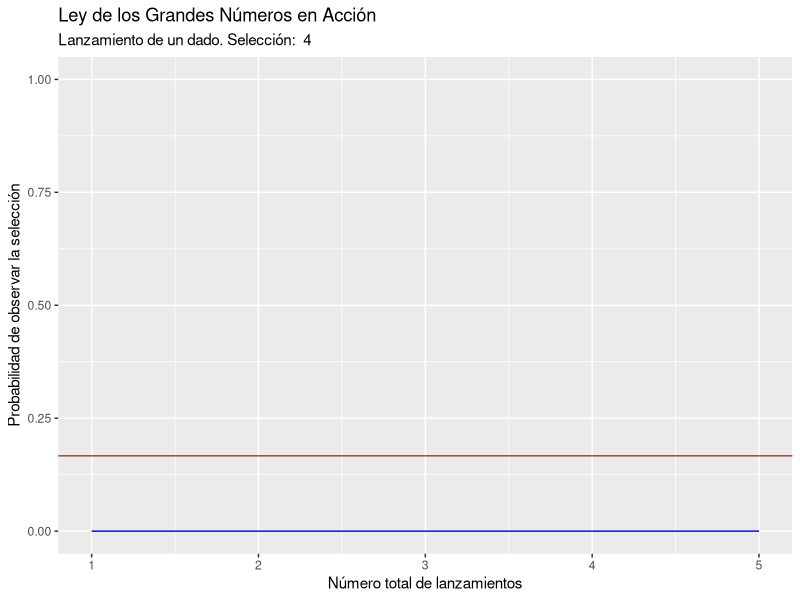
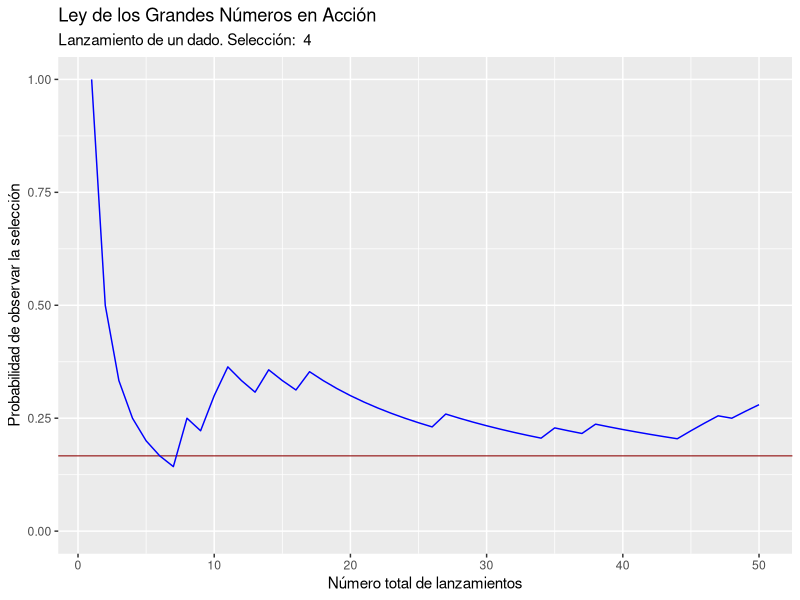
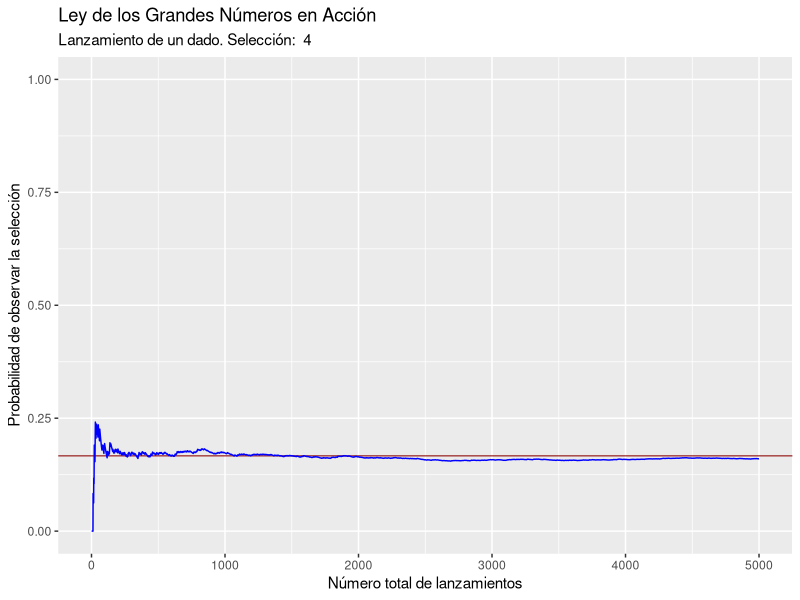

Reproduce these figures in R, in order.
## ---- chunk 1

# librerías
library(tidyverse)
## ---- chunk 2

# función para simulación
lanza_dado <- function(seleccion, num_lanzamientos) {
  dados <- data.frame(
    x1 = sample(x = 1:6, size = num_lanzamientos, replace = TRUE))
  
  dados <- dados |> 
    mutate(sel = ifelse(x1 == seleccion, 1, 0),
           acumu = cumsum(sel),
           tot_tiros = seq(from = 1, to = num_lanzamientos),
           prob = acumu / tot_tiros)
  
  dados |> 
    ggplot(aes(tot_tiros, prob)) +
    geom_hline(yintercept = 1/6, color = "darkred", linewidth = 0.35) +
    geom_line(color = "blue") +
    ylim(0, 1) +
    labs(title = "Ley de los Grandes Números en Acción",
         subtitle = paste("Lanzamiento de un dado. Selección: ", seleccion),
         x = "Número total de lanzamientos",
         y = "Probabilidad de observar la selección")
}
## ---- chunk 3

# 5 lanzamientos, selección 4
lanza_dado(seleccion = 4, num_lanzamientos = 5)
## ---- chunk 4

# 50 lanzamientos, selección 4
lanza_dado(seleccion = 4, num_lanzamientos = 50)
## ---- chunk 5

# 50,000 lanzamientos, selección 4
lanza_dado(seleccion = 4, num_lanzamientos = 5000)
